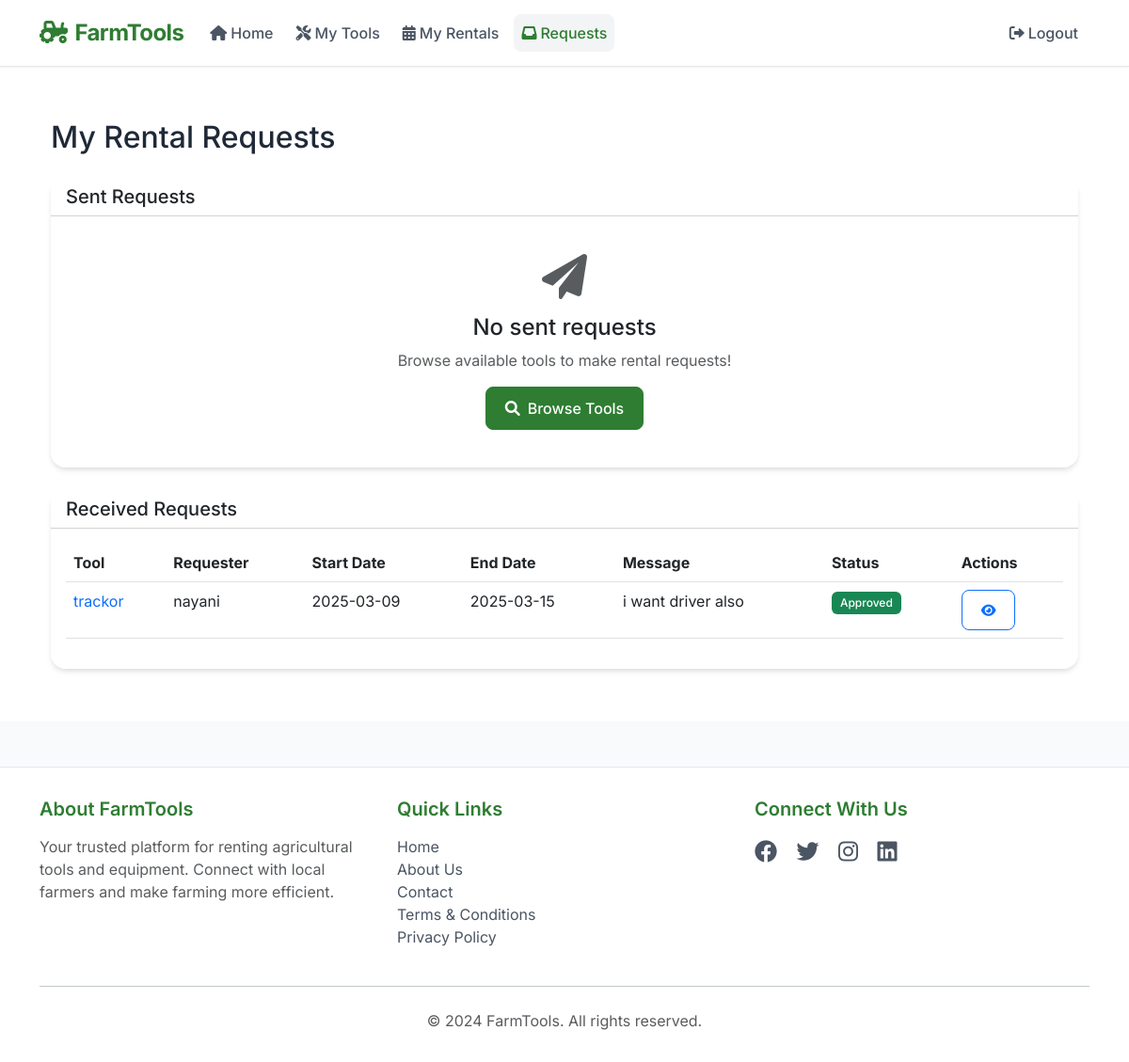
/my-rental-requests (signed in), run on the app's committed database.
### app.py (models this page shows)
class RentalRequest(db.Model):
    __tablename__ = 'rental_request'
    id = db.Column(db.Integer, primary_key=True)
    tool_id = db.Column(db.Integer, db.ForeignKey('tool.id'), nullable=False)
    renter_id = db.Column(db.Integer, db.ForeignKey('user.id'), nullable=False)
    start_date = db.Column(db.DateTime, nullable=False)
    end_date = db.Column(db.DateTime, nullable=False)
    status = db.Column(db.String(20), default='pending')  # pending, approved, rejected
    message = db.Column(db.Text)
    created_at = db.Column(db.DateTime, default=datetime.utcnow)
    renter = db.relationship('User', foreign_keys=[renter_id], backref=db.backref('rental_requests_made', lazy=True))

class Tool(db.Model):
    id = db.Column(db.Integer, primary_key=True)
    created_at = db.Column(db.DateTime, default=datetime.utcnow)
    name = db.Column(db.String(100), nullable=False)
    category = db.Column(db.String(100), nullable=False)  # e.g., 'Tractor', 'Harvester', 'Plow', etc.
    brand = db.Column(db.String(100), nullable=False)
    condition = db.Column(db.String(50), nullable=False)
    description = db.Column(db.Text, nullable=False)
    owner_id = db.Column(db.Integer, db.ForeignKey('user.id'), nullable=False)
    is_available = db.Column(db.Boolean, default=True)
    listing_type = db.Column(db.String(10), nullable=False)  # 'rent' or 'sale'
    price_per_day = db.Column(db.Float, nullable=True)
    sale_price = db.Column(db.Float, nullable=True)
    image_url_1 = db.Column(db.String(200))
    image_url_2 = db.Column(db.String(200))
    image_url_3 = db.Column(db.String(200))
    power_source = db.Column(db.String(50))  # e.g., 'Diesel', 'Electric', 'Manual'
    maintenance_status = db.Column(db.String(50))  # e.g., 'Excellent', 'Good', 'Fair'
    last_maintenance_date = db.Column(db.DateTime)
    rentals = db.relationship('Rental', backref='tool', lazy=True)
    rental_requests = db.relationship('RentalRequest', backref='tool', lazy=True)
    tool_purchases = db.relationship('Purchase', backref=db.backref('tool_details', lazy=True))

class User(db.Model):
    id = db.Column(db.Integer, primary_key=True)
    username = db.Column(db.String(80), unique=True, nullable=False)
    email = db.Column(db.String(120), unique=True, nullable=False)
    password_hash = db.Column(db.String(128))
    mobile = db.Column(db.String(15))
    owned_tools = db.relationship('Tool', backref=db.backref('owner_user', lazy=True), foreign_keys='Tool.owner_id')
    purchases_made = db.relationship('Purchase', foreign_keys='Purchase.buyer_id', backref=db.backref('buyer_user', lazy=True))
    purchases_sold = db.relationship('Purchase', foreign_keys='Purchase.seller_id', backref=db.backref('seller_user', lazy=True))
    rentals_given = db.relationship('Rental', foreign_keys='Rental.owner_id', backref='owner', lazy=True)
    rentals_taken = db.relationship('Rental', foreign_keys='Rental.renter_id', backref='renter', lazy=True)

### app.py (the view)
@app.route('/my-rental-requests')
@login_required
def my_rental_requests():
    user_id = session['user_id']
    sent_requests = RentalRequest.query.filter_by(renter_id=user_id).order_by(RentalRequest.created_at.desc()).all()
    owned_tools_info = db.session.execute(text("""
        SELECT t.id, t.name,
               (SELECT COUNT(*) FROM rental_request WHERE tool_id = t.id) as request_count
        FROM tool t
        WHERE t.owner_id = :user_id
    """), {'user_id': user_id}).fetchall()
    owned_tool_ids = [tool.id for tool in Tool.query.filter_by(owner_id=user_id).all()]
    received_requests = RentalRequest.query.filter(
        RentalRequest.tool_id.in_(owned_tool_ids) if owned_tool_ids else False
    ).order_by(RentalRequest.created_at.desc()).all()
    return render_template('my_rental_requests.html',
                         sent_requests=sent_requests,
                         received_requests=received_requests)

### app.py (called while the page is built)
def login_required(f):
    @wraps(f)
    def decorated_function(*args, **kwargs):
        if not session.get('user_id'):
            flash('Please login first')
            return redirect(url_for('login'))
        return f(*args, **kwargs)
    return decorated_function

@app.context_processor
def utility_processor():
    def get_pending_requests_count():
        if not session.get('user_id'):
            return 0
        return RentalRequest.query.join(Tool).filter(
            Tool.owner_id == session['user_id'],
            RentalRequest.status == 'pending'
        ).count()
    return {'get_pending_requests_count': get_pending_requests_count}

### templates/my_rental_requests.html (shortened to what this page needs)
{% extends "base.html" %}
{% block content %}
<div class="container py-4">
    <h2 class="mb-4">My Rental Requests</h2>
    <div class="card mb-4">
        <div class="card-header bg-white">
            <h5 class="mb-0">Sent Requests</h5>
        </div>
        <div class="card-body">
            {% if sent_requests %}
            <div class="table-responsive">
                <table class="table">
                    <thead>
                        <tr>
                            <th>Tool</th>
                            <th>Owner</th>
                            <th>Start Date</th>
                            <th>End Date</th>
                            <th>Message</th>
                            <th>Status</th>
                            <th>Actions</th>
                        </tr>
                    </thead>
                    <tbody>
                        {% for request in sent_requests %}
                        <tr>
                            <td>
                                <a href="{{ url_for('view_tool', tool_id=request.tool.id) }}" class="text-decoration-none">
                                    {{ request.tool.name }}
                                </a>
                            </td>
                            <td>{{ request.tool.owner_user.username }}</td>
                            <td>{{ request.start_date.strftime('%Y-%m-%d') }}</td>
                            <td>{{ request.end_date.strftime('%Y-%m-%d') }}</td>
                            <td>{{ request.message or 'No message' }}</td>
                            <td>
                                <span class="badge {% if request.status == 'pending' %}bg-warning{% elif request.status == 'approved' %}bg-success{% else %}bg-danger{% endif %}">
                                    {{ request.status|title }}
                                </span>
                            </td>
                            <td>
                                <div class="btn-group">
                                    <a href="{{ url_for('view_tool', tool_id=request.tool.id) }}"
                                       class="btn btn-sm btn-outline-primary">
                                        <i class="fas fa-eye"></i>
                                    </a>
                                    {% if request.status == 'pending' %}
                                    <button class="btn btn-sm btn-outline-danger"
                                            onclick="cancelRequest('{{ request.id }}')">
                                        <i class="fas fa-times"></i>
                                    </button>
                                    {% endif %}
                                </div>
                            </td>
                        </tr>
                        {% endfor %}
                    </tbody>
                </table>
            </div>
            {% else %}
            <div class="text-center py-4">
                <i class="fas fa-paper-plane fa-3x text-muted mb-3"></i>
                <h4>No sent requests</h4>
                <p class="text-muted">Browse available tools to make rental requests!</p>
                <a href="{{ url_for('index') }}" class="btn btn-primary">
                    <i class="fas fa-search me-2"></i>Browse Tools
                </a>
            </div>
            {% endif %}
        </div>
    </div>
    <div class="card">
        <div class="card-header bg-white">
            <h5 class="mb-0">Received Requests</h5>
        </div>
        <div class="card-body">
            {% if received_requests %}
            <div class="table-responsive">
                <table class="table">
                    <thead>
                        <tr>
                            <th>Tool</th>
                            <th>Requester</th>
                            <th>Start Date</th>
                            <th>End Date</th>
                            <th>Message</th>
                            <th>Status</th>
                            <th>Actions</th>
                        </tr>
                    </thead>
                    <tbody>
                        {% for request in received_requests %}
                        <tr>
                            <td>
                                <a href="{{ url_for('view_tool', tool_id=request.tool.id) }}" class="text-decoration-none">
                                    {{ request.tool.name }}
                                </a>
                            </td>
                            <td>{{ request.renter.username }}</td>
                            <td>{{ request.start_date.strftime('%Y-%m-%d') }}</td>
                            <td>{{ request.end_date.strftime('%Y-%m-%d') }}</td>
                            <td>{{ request.message or 'No message' }}</td>
                            <td>
                                <span class="badge {% if request.status == 'pending' %}bg-warning{% elif request.status == 'approved' %}bg-success{% else %}bg-danger{% endif %}">
                                    {{ request.status|title }}
                                </span>
                            </td>
                            <td>
                                <div class="btn-group">
                                    <a href="{{ url_for('view_tool', tool_id=request.tool.id) }}"
                                       class="btn btn-sm btn-outline-primary">
                                        <i class="fas fa-eye"></i>
                                    </a>
                                </div>
                            </td>
                        </tr>
                        {% endfor %}
                    </tbody>
                </table>
            </div>
            {% else %}
            <div class="text-center py-4">
                <i class="fas fa-inbox fa-3x text-muted mb-3"></i>
                <h4>No received requests</h4>
                <p class="text-muted">You haven't received any rental requests yet</p>
            </div>
            {% endif %}
        </div>
    </div>
</div>
{% endblock %}

### templates/base.html (style rules this page uses)
:root { --primary-color: #2e7d32; --primary-dark: #1b5e20; --primary-light: #4caf50; --success-color: #2e7d32; --danger-color: #d32f2f; --warning-color: #f57c00; --info-color: #1976d2; --gray-50: #f9fafb; --gray-100: #f3f4f6; --gray-200: #e5e7eb; --gray-300: #d1d5db; --gray-600: #4b5563; --gray-700: #374151; --gray-800: #1f2937; }
body { display: flex; flex-direction: column; min-height: 100vh; font-family: 'Inter', -apple-system, BlinkMacSystemFont, sans-serif; background-color: var(--gray-50); color: var(--gray-800); background-image: url('/static/images/farm-background.jpeg'); background-size: cover; background-position: center; background-attachment: fixed; }
.btn { font-weight: 500; padding: 0.625rem 1.25rem; border-radius: 0.5rem; transition: all 0.2s; }
.btn-primary { background-color: var(--primary-color); border-color: var(--primary-color); color: white; }
.card { border: none; border-radius: 1rem; box-shadow: 0 4px 6px -1px rgba(0, 0, 0, 0.1), 0 2px 4px -1px rgba(0, 0, 0, 0.06); transition: transform 0.2s; background-color: rgba(255, 255, 255, 0.95); }
.badge { padding: 0.5em 0.75em; font-weight: 500; }

### data on the page
RentalRequest: tool.name "trackor", renter.username "nayani", start_date "2025-03-09", end_date "2025-03-15", message "i want driver also", status "Approved"
